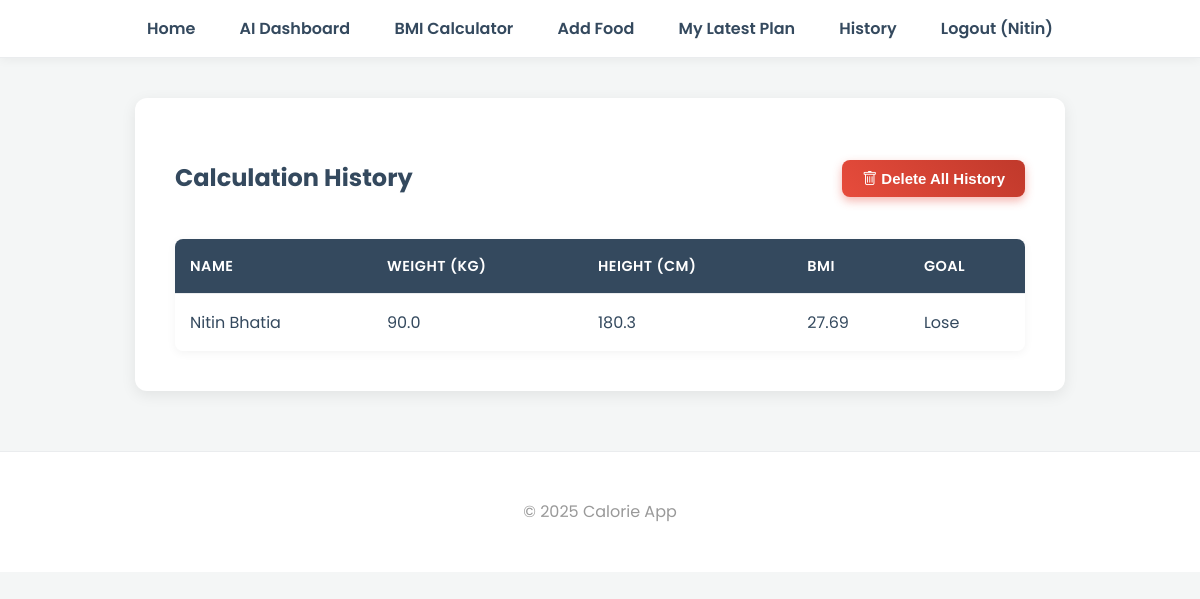
The app's page /history (signed in), older data.
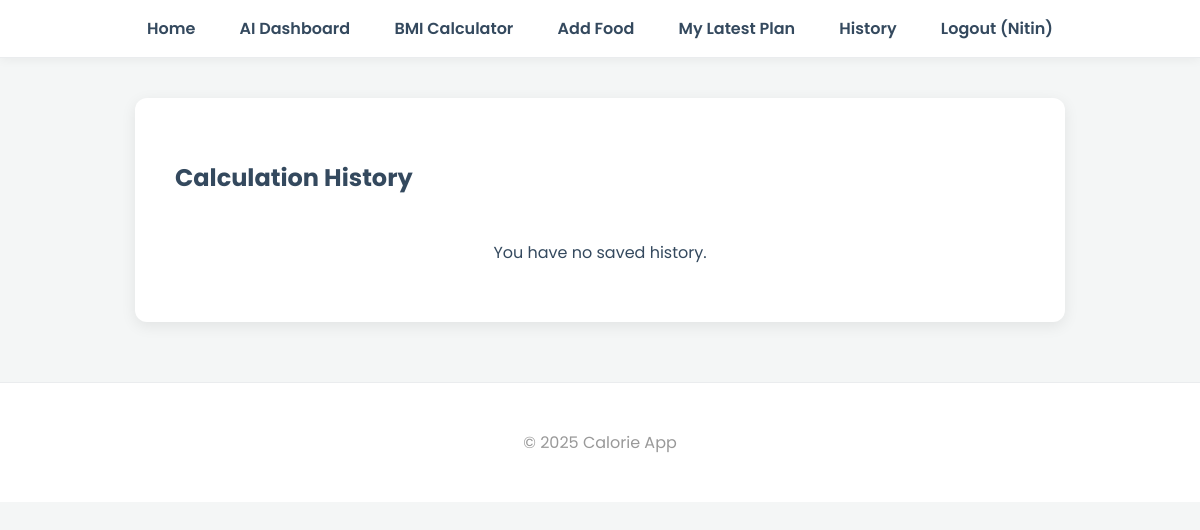
The same page, newer data.
### models.py (models this page shows)
class UserHistory(db.Model):
    id = db.Column(db.Integer, primary_key=True)
    user_id = db.Column(db.Integer, db.ForeignKey('user.id'), nullable=False)
    name = db.Column(db.String(50), nullable=False)
    weight = db.Column(db.Float, nullable=False)
    height = db.Column(db.Float, nullable=False)
    bmi = db.Column(db.Float, nullable=False)
    goal = db.Column(db.String(20))
    diet_plan = db.Column(db.Text)

### routes/diet_routes.py (the view)
@diet_bp.route('/history')
@login_required
def history():
    records = UserHistory.query.filter_by(user_id=current_user.id).order_by(UserHistory.id.desc()).all()
    return render_template("history.html", records=records)

### app.py (called while the page is built)
@login_manager.user_loader
def load_user(user_id):
    return User.query.get(int(user_id))

### templates/history.html
{% extends "base.html" %}
{% block content %}
<div class="container">
    <div class="history-header">
        <h2>Calculation History</h2>
        {% if records %}
        <form method="POST" action="{{ url_for('diet.delete_history') }}" onsubmit="return confirm('Are you sure you want to delete your entire history? This action cannot be undone.');">
            <button type="submit" class="btn delete-btn">
                <i class="bi bi-trash"></i> Delete All History
            </button>
        </form>
        {% endif %}
    </div>
    {% if records %}
    <table class="history-table">
        <thead>
            <tr>
                <th>Name</th>
                <th>Weight (kg)</th>
                <th>Height (cm)</th>
                <th>BMI</th>
                <th>Goal</th>
            </tr>
        </thead>
        <tbody>
            {% for record in records %}
            <tr>
                <td>{{ record.name }}</td>
                <td>{{ record.weight }}</td>
                <td>{{ record.height }}</td>
                <td>{{ record.bmi }}</td>
                <td>{{ record.goal|title }}</td>
            </tr>
            {% endfor %}
        </tbody>
    </table>
    {% else %}
    <div class="alert" style="margin-top: 20px;">
        <p>You have no saved history.</p>
    </div>
    {% endif %}
</div>
{% endblock %}

Row changes from the older to the newer data that the page shows:
removed UserHistory: name "Nitin Bhatia", weight "90.0", height "180.3", bmi "27.69", goal "Lose"
Text that changed along with them:
text no longer shown: "Delete All History NAME WEIGHT (KG) HEIGHT (CM) BMI GOAL"
text now shown: "You have no saved history."
